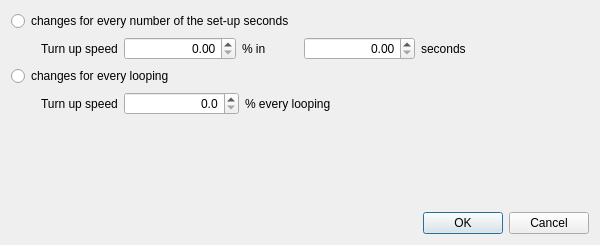
<?xml version="1.0" encoding="UTF-8"?>
<ui version="4.0">
 <class>IncSpeedWnd</class>
 <widget class="QDialog" name="IncSpeedWnd">
  <property name="geometry">
   <rect>
    <x>0</x>
    <y>0</y>
    <width>600</width>
    <height>245</height>
   </rect>
  </property>
  <property name="sizePolicy">
   <sizepolicy hsizetype="Preferred" vsizetype="Fixed">
    <horstretch>0</horstretch>
    <verstretch>0</verstretch>
   </sizepolicy>
  </property>
  <property name="windowTitle">
   <string>Increase speed</string>
  </property>
  <layout class="QVBoxLayout" name="verticalLayout">
   <item>
    <widget class="QRadioButton" name="m_secondRadioButton">
     <property name="text">
      <string>changes for every number of the set-up seconds</string>
     </property>
    </widget>
   </item>
   <item>
    <layout class="QFormLayout" name="formLayout">
     <property name="leftMargin">
      <number>30</number>
     </property>
     <item row="0" column="0">
      <widget class="QLabel" name="m_label">
       <property name="toolTip">
        <string/>
       </property>
       <property name="text">
        <string comment="for seconds">Turn up speed</string>
       </property>
      </widget>
     </item>
     <item row="0" column="1">
      <layout class="QHBoxLayout" name="horizontalLayout_3" stretch="2,1,2,3">
       <item>
        <widget class="QDoubleSpinBox" name="edit">
         <property name="alignment">
          <set>Qt::AlignRight|Qt::AlignTrailing|Qt::AlignVCenter</set>
         </property>
        </widget>
       </item>
       <item>
        <widget class="QLabel" name="m_label2">
         <property name="text">
          <string>% in</string>
         </property>
        </widget>
       </item>
       <item>
        <widget class="QDoubleSpinBox" name="edit2">
         <property name="alignment">
          <set>Qt::AlignRight|Qt::AlignTrailing|Qt::AlignVCenter</set>
         </property>
        </widget>
       </item>
       <item>
        <widget class="QLabel" name="m_label3">
         <property name="text">
          <string>seconds</string>
         </property>
        </widget>
       </item>
      </layout>
     </item>
    </layout>
   </item>
   <item>
    <widget class="QRadioButton" name="m_loopRadioButton">
     <property name="toolTip">
      <string comment="for looping"/>
     </property>
     <property name="text">
      <string>changes for every looping</string>
     </property>
    </widget>
   </item>
   <item>
    <layout class="QFormLayout" name="formLayout_2">
     <property name="leftMargin">
      <number>30</number>
     </property>
     <item row="0" column="0">
      <widget class="QLabel" name="m_label4">
       <property name="toolTip">
        <string/>
       </property>
       <property name="text">
        <string comment="for looping">Turn up speed</string>
       </property>
      </widget>
     </item>
     <item row="0" column="1">
      <layout class="QHBoxLayout" name="horizontalLayout_2" stretch="1,3">
       <item>
        <widget class="QDoubleSpinBox" name="m_edit3">
         <property name="alignment">
          <set>Qt::AlignRight|Qt::AlignTrailing|Qt::AlignVCenter</set>
         </property>
         <property name="decimals">
          <number>1</number>
         </property>
        </widget>
       </item>
       <item>
        <widget class="QLabel" name="m_label5">
         <property name="text">
          <string>% every looping</string>
         </property>
        </widget>
       </item>
      </layout>
     </item>
    </layout>
   </item>
   <item>
    <spacer name="verticalSpacer">
     <property name="orientation">
      <enum>Qt::Vertical</enum>
     </property>
     <property name="sizeHint" stdset="0">
      <size>
       <width>20</width>
       <height>40</height>
      </size>
     </property>
    </spacer>
   </item>
   <item>
    <widget class="QDialogButtonBox" name="buttonBox">
     <property name="orientation">
      <enum>Qt::Horizontal</enum>
     </property>
     <property name="standardButtons">
      <set>QDialogButtonBox::Cancel|QDialogButtonBox::Ok</set>
     </property>
    </widget>
   </item>
  </layout>
 </widget>
 <tabstops>
  <tabstop>m_secondRadioButton</tabstop>
  <tabstop>m_loopRadioButton</tabstop>
  <tabstop>edit</tabstop>
  <tabstop>edit2</tabstop>
  <tabstop>m_edit3</tabstop>
 </tabstops>
 <resources/>
 <connections>
  <connection>
   <sender>buttonBox</sender>
   <signal>accepted()</signal>
   <receiver>IncSpeedWnd</receiver>
   <slot>accept()</slot>
   <hints>
    <hint type="sourcelabel">
     <x>248</x>
     <y>254</y>
    </hint>
    <hint type="destinationlabel">
     <x>157</x>
     <y>274</y>
    </hint>
   </hints>
  </connection>
  <connection>
   <sender>buttonBox</sender>
   <signal>rejected()</signal>
   <receiver>IncSpeedWnd</receiver>
   <slot>reject()</slot>
   <hints>
    <hint type="sourcelabel">
     <x>316</x>
     <y>260</y>
    </hint>
    <hint type="destinationlabel">
     <x>286</x>
     <y>274</y>
    </hint>
   </hints>
  </connection>
 </connections>
</ui>
